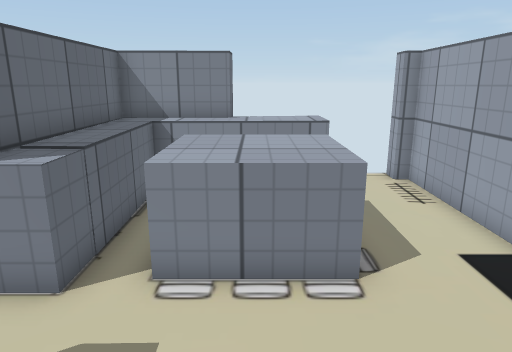
View 1 (above)

12 first-person views from a walk through a Unity game level. The camera is 1.5 m above the floor, tilts 14° down and sees 70° across. The floor is counted in squares, 0.5 m on a side. Each view is taken from the middle of a square. On the plan, view 1 faces up. The plan holds only what a view shows up to about 20 squares ahead; the rest is blank. The player character is not drawn. Some surface patterns are stand-ins.

View 2
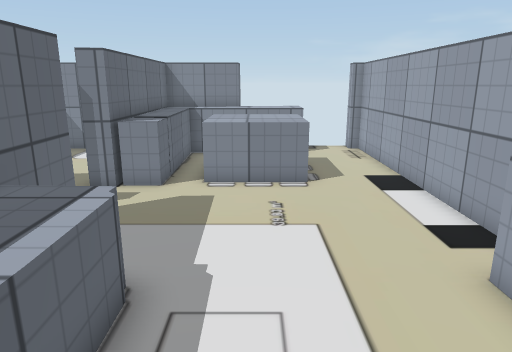

View 3
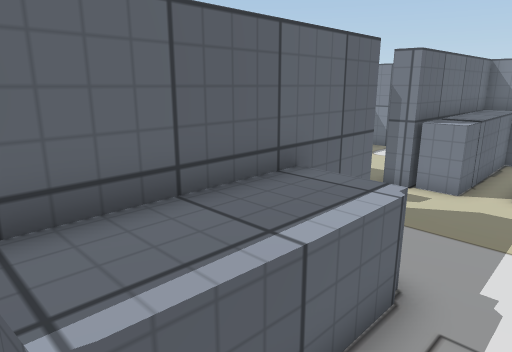

View 4
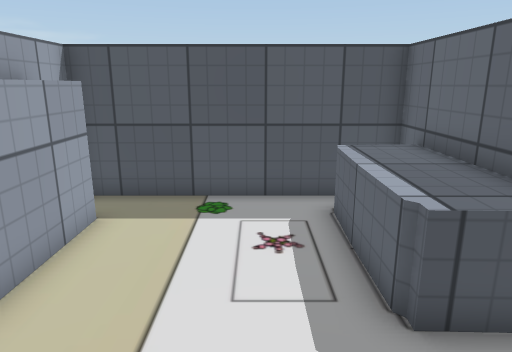

View 5
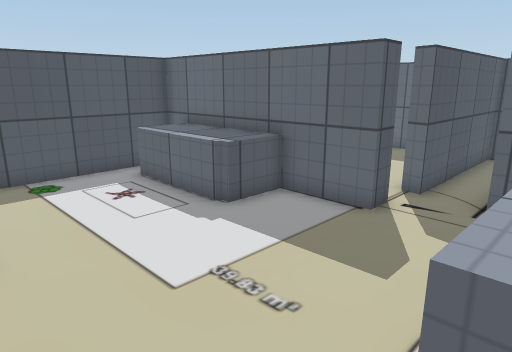

View 6
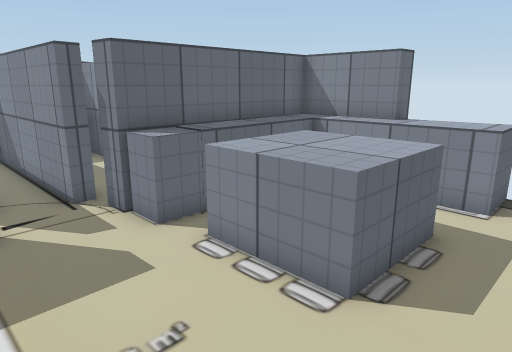

View 7
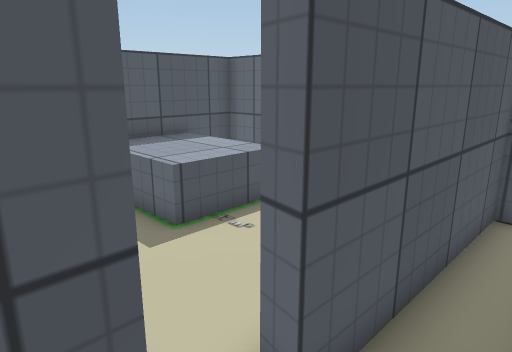

View 8
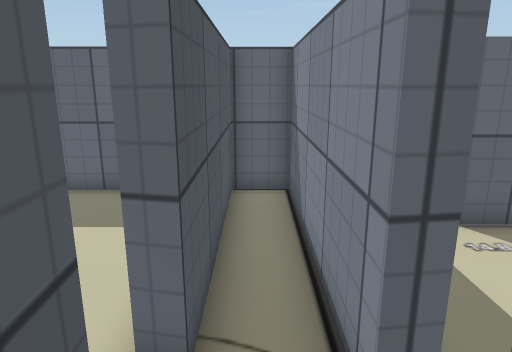

View 9
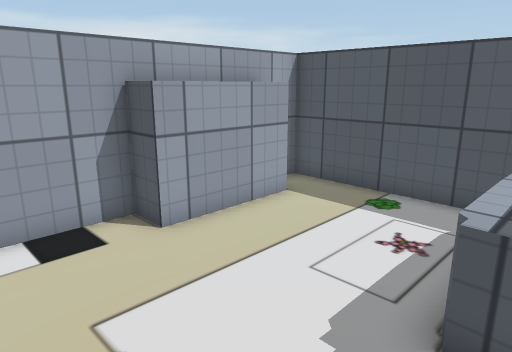

View 10
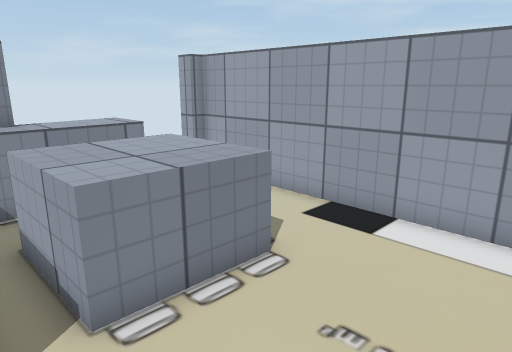

View 11
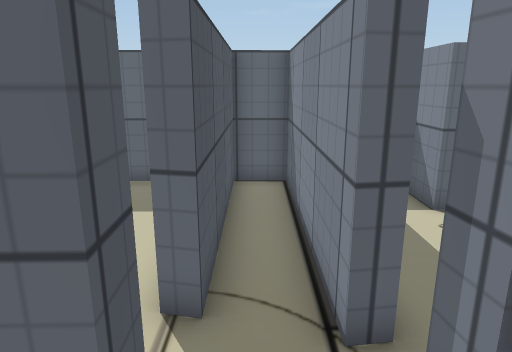

View 12
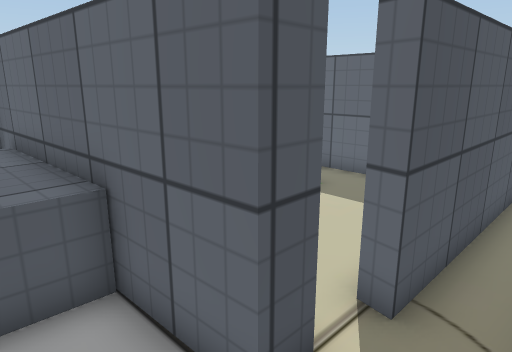

### Floor plan
Key: @ floor where view 1 was taken; # wall or solid block; . floor; ^ raised ledge.
Columns run from 13 left of view 1 to 5 right of it. Each row starts with its distance up from view 1.
 13             #
 12          ####^^^. #
 11          ^^^^^^^..#
 10          ^^.. ....#
  9          ^^.  ....#
  8          ^^.^^^...#
  7          ^^.^^^...#
  6          ^^.^^^...#
  5        ##^^.^^^...#
  4 ########..........#
  3 #.................#
  2 #######.##........#
  1 #  ..... #........#
  0 #....... #...@....#
 -1 #....... #^^.....##
 -2 #......  #^^.....##
 -3 #.^^^^.  #^^.....#
 -4 # ^^^^   #^^.....##
 -5 # ^^^^   #^^.....##
 -6 # ^^^    #^.......#
 -7 #####    ##########

Where each view was taken, in squares from view 1:
view 1: 0 up, 0 right, facing up
view 2: 6 down, 0 right, facing up
view 3: 6 down, 0 right, facing up-left
view 4: 3 up, 0 right, facing down
view 5: 6 up, 4 right, facing down-left
view 6: 1 up, 4 right, facing up-left
view 7: 4 up, 4 left, facing down-left
view 8: 3 up, 3 left, facing left
view 9: 3 up, 3 left, facing down-right
view 10: 1 up, 3 left, facing up-right
view 11: 3 up, 2 left, facing left
view 12: 4 up, 2 left, facing down-left
